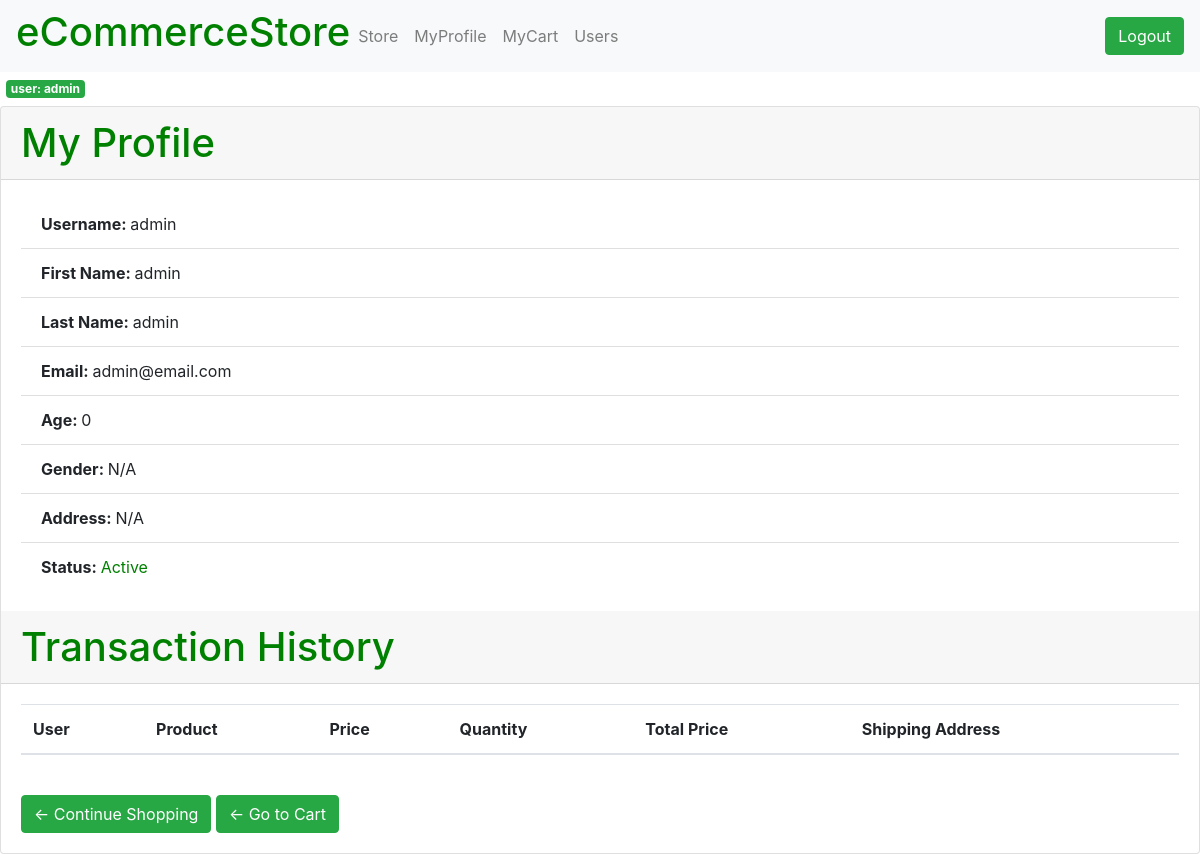
Page /store/profile/ (signed in) on the earlier database version.
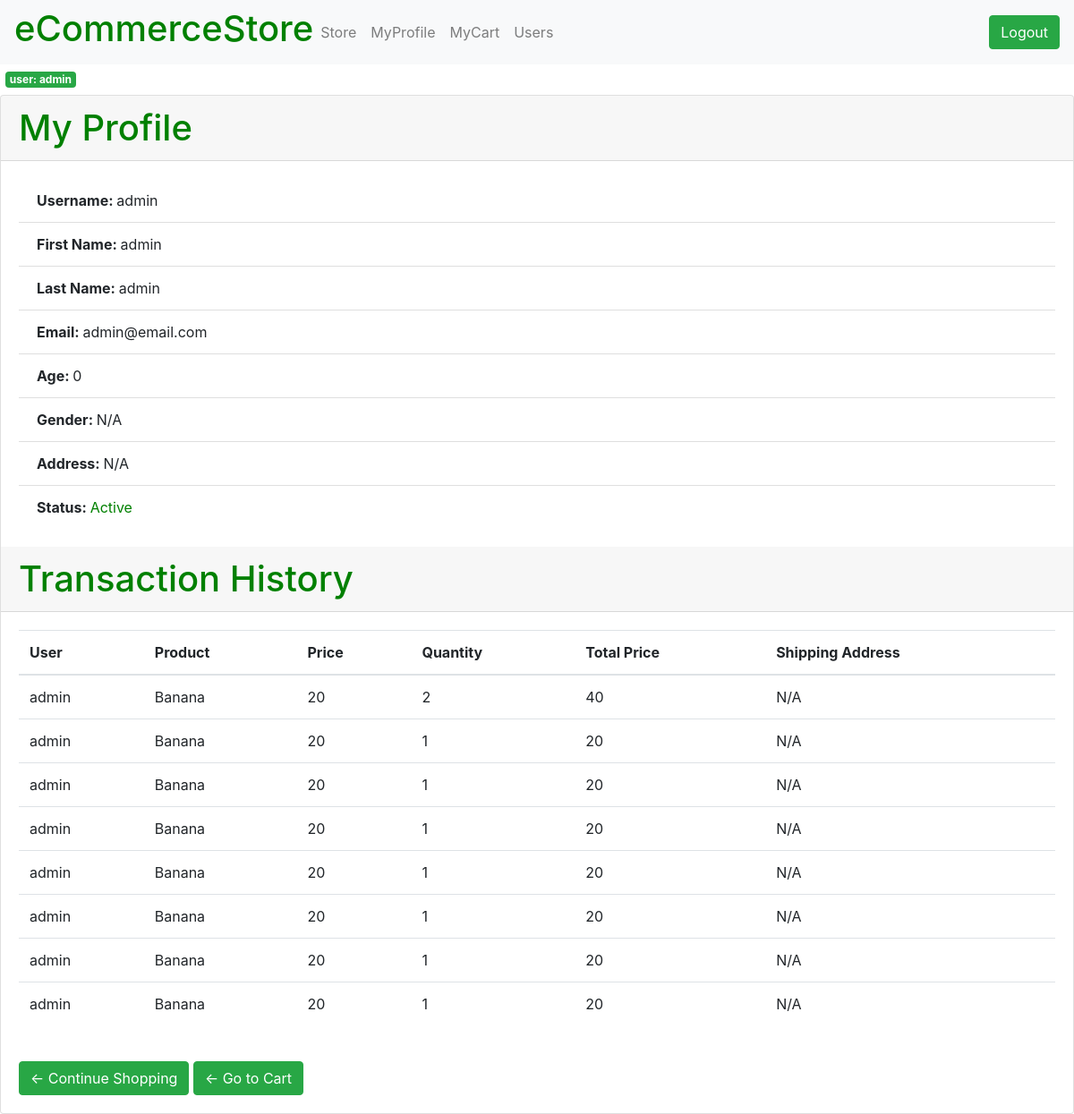
Same page on the later database version.
### store/models.py (models this page shows, shortened)
class Order(models.Model):
    user = models.ForeignKey(User, null=True, on_delete=models.DO_NOTHING)
    product = models.ForeignKey(Product, null=True, on_delete=models.DO_NOTHING)
    current_user = models.CharField(max_length=100, null=True)
    product_name = models.CharField(max_length=100, null=True)
    product_price = models.IntegerField(default=0, null=True)
    quantity = models.IntegerField(default=0, null=True)
    total_price = models.IntegerField(default=0, null=True)
    shipping_address = models.CharField(max_length=100, null=True)

### store/views.py (the view)
def profile(request):
    current_user = request.user
    myOrders = Order.objects.filter(current_user=current_user)
    context = {'current_user': current_user, 'myOrders': myOrders}
    return render(request, 'store/profile.html', context)

### store/templates/store/profile.html (shortened to what this page needs)
{% extends 'store/base_logged_in.html' %}
{% load static %}
{% block content %}
    <span class="badge bg-success margin white">user: {{ user.username }}</span>
    <div class="card">
        <h1 class="card-header">My Profile</h1>
        <div class="card-body">
            <ul class="list-group list-group-flush">
                <li class="list-group-item"><strong>Username: </strong>{{ current_user.username }}</li>
                <li class="list-group-item"><strong>First Name: </strong>{{ current_user.first_name }}</li>
                <li class="list-group-item"><strong>Last Name: </strong>{{ current_user.last_name }}</li>
                <li class="list-group-item"><strong>Email: </strong>{{ current_user.email }}</li>
                <li class="list-group-item"><strong>Age: </strong>{{ current_user.profile.age }}</li>
                <li class="list-group-item"><strong>Gender: </strong>{{ current_user.profile.gender }}</li>
                <li class="list-group-item"><strong>Address: </strong>{{ current_user.profile.address }}</li>
                <li class="list-group-item"><strong>Status: </strong>
                    {% if current_user.profile.status == True %}
                        <span class="active">Active</span>
                    {% elif current_user.profile.status == False %}
                        <span class="inactive">Inactive</span>
                    {% else %}
                        <span class="pending">N/A</span>
                    {% endif %}
                </li>
            </ul>
        </div>
        <h1 class="card-header">Transaction History</h1>
        <div class="card-body">
            <table class="table">
                <thead>
                    <tr>
                        <th scope="col">User</th>
                        <th scope="col">Product</th>
                        <th scope="col">Price</th>
                        <th scope="col">Quantity</th>
                        <th scope="col">Total Price</th>
                        <th scope="col">Shipping Address</th>
                    </tr>
                </thead>
                <tbody>
                    {% for myOrder in myOrders %}
                        <tr>
                            <td>{{ myOrder.current_user }}</td>
                            <td>{{ myOrder.product_name }}</td>
                            <td>{{ myOrder.product_price }}</td>
                            <td>{{ myOrder.quantity }}</td>
                            <td>{{ myOrder.total_price }}</td>
                            <td>{{ myOrder.shipping_address }}</td>
                        </tr>
                    {% endfor %}
                </tbody>
            </table>
            <br>
            <a class="btn btn-success" href="{% url 'store:mystore' %}">&#x2190; Continue Shopping</a>
            <a class="btn btn-success" href="{% url 'store:cart' %}">&#x2190; Go to Cart</a>
        </div>
    </div>
{% endblock content %}

Differences in the rows shown:
added Order: current_user "admin", product_name "Banana", product_price "20", quantity "2", total_price "40", shipping_address "N/A"
added Order: current_user "admin", product_name "Banana", product_price "20", quantity "1", total_price "20", shipping_address "N/A"
added Order: current_user "admin", product_name "Banana", product_price "20", quantity "1", total_price "20", shipping_address "N/A"
added Order: current_user "admin", product_name "Banana", product_price "20", quantity "1", total_price "20", shipping_address "N/A"
added Order: current_user "admin", product_name "Banana", product_price "20", quantity "1", total_price "20", shipping_address "N/A"
added Order: current_user "admin", product_name "Banana", product_price "20", quantity "1", total_price "20", shipping_address "N/A"
added Order: current_user "admin", product_name "Banana", product_price "20", quantity "1", total_price "20", shipping_address "N/A"
added Order: current_user "admin", product_name "Banana", product_price "20", quantity "1", total_price "20", shipping_address "N/A"
